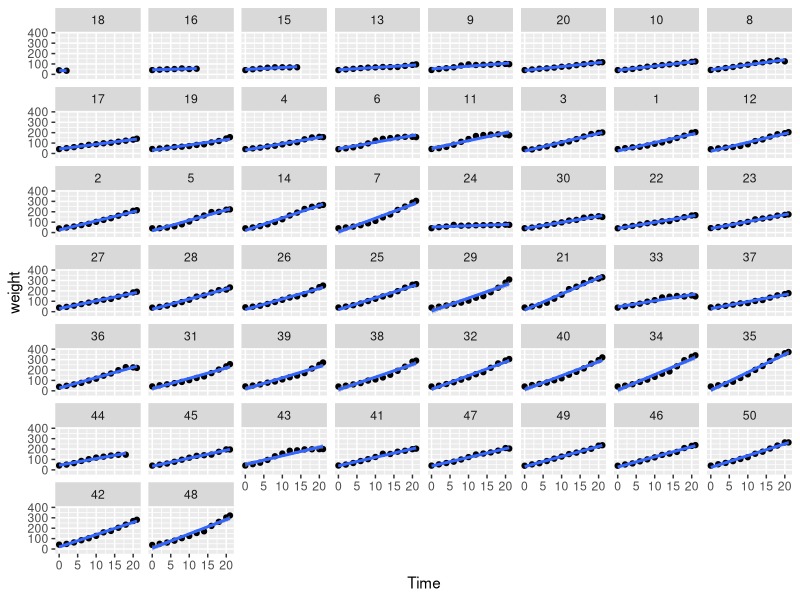

Source code (R): (Note: this script raises an error after producing the figure.)
## ---- chunk 1

## ---- chunk 2

## ---- chunk 3

## ---- chunk 4

## ---- chunk 5
data(ChickWeight)
library(ggplot2)
ggplot(ChickWeight, aes(Time, weight))+geom_point()+ geom_smooth(method="lm")+facet_wrap(~Chick)

## ---- chunk 6

## ---- chunk 7

## ---- chunk 8

## ---- chunk 9

## ---- chunk 10

## ---- chunk 11
randomSlope<-lmerTest::lmer(weight ~Time + (Diet|Chick), data=ChickWeight)
summary(randomSlope)
## ---- chunk 12
lmer(Reaction ~ Days + (Days|Subject), data=sleepstudy)
